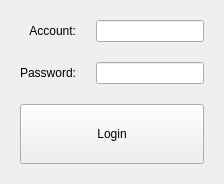
<?xml version="1.0" encoding="UTF-8"?>
<ui version="4.0">
 <class>LoginForm</class>
 <widget class="QWidget" name="LoginForm">
  <property name="geometry">
   <rect>
    <x>0</x>
    <y>0</y>
    <width>377</width>
    <height>184</height>
   </rect>
  </property>
  <property name="windowTitle">
   <string>Login</string>
  </property>
  <property name="styleSheet">
   <string notr="true"/>
  </property>
  <layout class="QGridLayout" name="gridLayout" rowstretch="0,0,0" columnstretch="0,0">
   <property name="sizeConstraint">
    <enum>QLayout::SetFixedSize</enum>
   </property>
   <property name="leftMargin">
    <number>20</number>
   </property>
   <property name="topMargin">
    <number>20</number>
   </property>
   <property name="rightMargin">
    <number>20</number>
   </property>
   <property name="bottomMargin">
    <number>20</number>
   </property>
   <property name="spacing">
    <number>20</number>
   </property>
   <item row="1" column="0">
    <widget class="QLabel" name="label_2">
     <property name="text">
      <string>Password:</string>
     </property>
     <property name="alignment">
      <set>Qt::AlignRight|Qt::AlignTrailing|Qt::AlignVCenter</set>
     </property>
    </widget>
   </item>
   <item row="0" column="1">
    <widget class="QLineEdit" name="txtAccount">
     <property name="styleSheet">
      <string notr="true"/>
     </property>
    </widget>
   </item>
   <item row="1" column="1">
    <widget class="QLineEdit" name="txtPassword">
     <property name="styleSheet">
      <string notr="true"/>
     </property>
     <property name="echoMode">
      <enum>QLineEdit::Password</enum>
     </property>
    </widget>
   </item>
   <item row="0" column="0">
    <widget class="QLabel" name="label">
     <property name="text">
      <string>Account:</string>
     </property>
     <property name="alignment">
      <set>Qt::AlignRight|Qt::AlignTrailing|Qt::AlignVCenter</set>
     </property>
    </widget>
   </item>
   <item row="2" column="0" colspan="2">
    <widget class="QPushButton" name="btnLogin">
     <property name="minimumSize">
      <size>
       <width>0</width>
       <height>60</height>
      </size>
     </property>
     <property name="styleSheet">
      <string notr="true"/>
     </property>
     <property name="text">
      <string>Login</string>
     </property>
    </widget>
   </item>
  </layout>
 </widget>
 <resources/>
 <connections/>
</ui>
